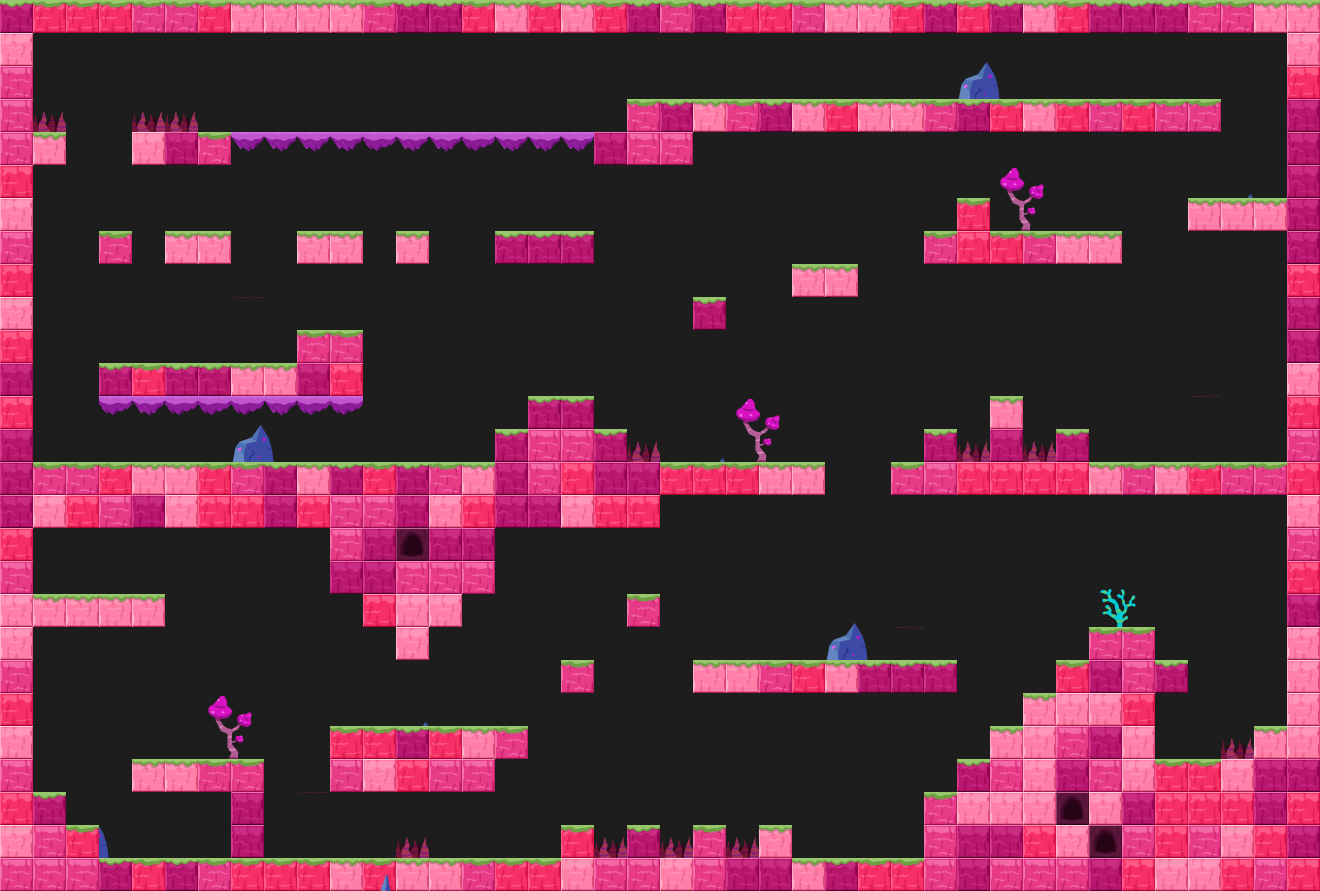

Rendered tile map (Tiled .tmx) drawn with the repository's tilesets; below, a short description and the map source with its tile grids summarised:
An orthogonal 40x27 tile map with 33x33 px tiles, 4 tile layers (bg, deco background, layout, deco foreground) and 107 objects (58x citrus.objects.platformer.box2d.Platform, 12x citrus.objects.CitrusSprite, 10x citrus.objects.platformer.box2d.Sensor, 10x space_digger.enemies.Spike, 8x space_digger.Seam, ...).

<map version="1.0" orientation="orthogonal" width="40" height="27" tilewidth="33" tileheight="33" backgroundcolor="#1d1d1d">
 <tileset firstgid="1" name="tileset_water" tilewidth="33" tileheight="33">
  <image source="../tilesets/tileset_water.png" width="297" height="132" />
  <tile id="12">
   <properties>
    <property name="" value="" />
   </properties>
  </tile>
 </tileset>
 <layer name="bg" width="40" height="27">
  <properties>
   <property name="group" value="0" />
  </properties>
  <data>[1080 cells, 0 non-empty, 0 distinct tile ids]</data>
 </layer>
 <layer name="deco background" width="40" height="27">
  <data>[1080 cells, 0 non-empty, 0 distinct tile ids]</data>
 </layer>
 <objectgroup color="#ffff00" name="animated decoration bg" width="40" height="27">
  <properties>
   <property name="group" value="0" />
  </properties>
  <object type="citrus.objects.CitrusSprite" x="934" y="25">
   <properties>
    <property name="view" value="Liana1_water" />
   </properties>
   <ellipse />
  </object>
  <object type="citrus.objects.CitrusSprite" x="751" y="684">
   <properties>
    <property name="view" value="Liana1_water" />
   </properties>
   <ellipse />
  </object>
  <object type="citrus.objects.CitrusSprite" x="1172" y="487">
   <properties>
    <property name="view" value="Liana1_water" />
   </properties>
   <ellipse />
  </object>
  <object type="citrus.objects.CitrusSprite" x="495" y="520">
   <properties>
    <property name="view" value="Liana1_water" />
   </properties>
   <ellipse />
  </object>
  <object type="citrus.objects.CitrusSprite" x="341" y="782">
   <properties>
    <property name="view" value="Liana1_water" />
   </properties>
   <ellipse />
  </object>
  <object type="citrus.objects.CitrusSprite" x="706" y="127">
   <properties>
    <property name="view" value="Liana3_water" />
   </properties>
   <ellipse />
  </object>
  <object type="citrus.objects.CitrusSprite" x="507" y="255">
   <properties>
    <property name="view" value="Liana3_water" />
   </properties>
   <ellipse />
  </object>
  <object type="citrus.objects.CitrusSprite" x="973" y="487">
   <properties>
    <property name="view" value="Liana3_water" />
   </properties>
   <ellipse />
  </object>
  <object type="citrus.objects.CitrusSprite" x="783" y="684">
   <properties>
    <property name="view" value="Liana3_water" />
   </properties>
   <ellipse />
  </object>
  <object type="citrus.objects.CitrusSprite" x="313" y="257">
   <properties>
    <property name="view" value="Liana2_water" />
   </properties>
   <ellipse />
  </object>
  <object type="citrus.objects.CitrusSprite" x="20" y="620">
   <properties>
    <property name="view" value="Liana2_water" />
   </properties>
   <ellipse />
  </object>
  <object name="sky" type="citrus.objects.CitrusSprite" x="644" y="-330" width="33" height="33">
   <properties>
    <property name="registration" value="center" />
    <property name="view" value="Sky_water" />
   </properties>
   <ellipse />
  </object>
 </objectgroup>
 <layer name="layout" width="40" height="27">
  <properties>
   <property name="group" value="2" />
  </properties>
  <data>[1080 cells, 382 non-empty, 12 distinct tile ids]</data>
 </layer>
 <layer name="deco foreground" width="40" height="27">
  <properties>
   <property name="group" value="2" />
  </properties>
  <data>[1080 cells, 56 non-empty, 19 distinct tile ids]</data>
 </layer>
 <objectgroup name="platforms" width="40" height="27">
  <properties>
   <property name="group" value="2" />
  </properties>
  <object type="citrus.objects.platformer.box2d.Platform" x="627" y="99" width="594" height="33" />
  <object type="citrus.objects.platformer.box2d.Platform" x="0" y="0" width="1320" height="33" />
  <object type="citrus.objects.platformer.box2d.Platform" x="1287" y="33" width="33" height="858" />
  <object type="citrus.objects.platformer.box2d.Platform" x="0" y="33" width="33" height="858" />
  <object type="citrus.objects.platformer.box2d.Platform" x="33" y="858" width="1254" height="33" />
  <object type="citrus.objects.platformer.box2d.Platform" x="33" y="462" width="627" height="66" />
  <object type="citrus.objects.platformer.box2d.Platform" x="660" y="462" width="165" height="33" />
  <object type="citrus.objects.platformer.box2d.Platform" x="891" y="462" width="396" height="33" />
  <object type="citrus.objects.platformer.box2d.Platform" x="330" y="726" width="165" height="66" />
  <object type="citrus.objects.platformer.box2d.Platform" x="495" y="726" width="33" height="33" />
  <object type="citrus.objects.platformer.box2d.Platform" x="132" y="759" width="132" height="33" />
  <object type="citrus.objects.platformer.box2d.Platform" x="231" y="792" width="33" height="66" />
  <object type="citrus.objects.platformer.box2d.Platform" x="33" y="792" width="33" height="66" />
  <object type="citrus.objects.platformer.box2d.Platform" x="66" y="825" width="33" height="33" />
  <object type="citrus.objects.platformer.box2d.Platform" x="33" y="594" width="132" height="33" />
  <object type="citrus.objects.platformer.box2d.Platform" x="561" y="660" width="33" height="33" />
  <object type="citrus.objects.platformer.box2d.Platform" x="627" y="594" width="33" height="33" />
  <object type="citrus.objects.platformer.box2d.Platform" x="693" y="660" width="264" height="33" />
  <object type="citrus.objects.platformer.box2d.Platform" x="561" y="825" width="33" height="33" />
  <object type="citrus.objects.platformer.box2d.Platform" x="627" y="825" width="33" height="33" />
  <object type="citrus.objects.platformer.box2d.Platform" x="693" y="825" width="33" height="33" />
  <object type="citrus.objects.platformer.box2d.Platform" x="759" y="825" width="33" height="33" />
  <object type="citrus.objects.platformer.box2d.Platform" x="924" y="792" width="33" height="66" />
  <object type="citrus.objects.platformer.box2d.Platform" x="957" y="759" width="33" height="66" />
  <object type="citrus.objects.platformer.box2d.Platform" x="990" y="726" width="33" height="66" />
  <object type="citrus.objects.platformer.box2d.Platform" x="1023" y="693" width="33" height="66" />
  <object type="citrus.objects.platformer.box2d.Platform" x="1056" y="660" width="33" height="66" />
  <object type="citrus.objects.platformer.box2d.Platform" x="1089" y="627" width="66" height="66" />
  <object type="citrus.objects.platformer.box2d.Platform" x="1155" y="660" width="33" height="33" />
  <object type="citrus.objects.platformer.box2d.Platform" x="1122" y="693" width="33" height="99" />
  <object type="citrus.objects.platformer.box2d.Platform" x="1155" y="759" width="132" height="33" />
  <object type="citrus.objects.platformer.box2d.Platform" x="1254" y="726" width="33" height="33" />
  <object type="citrus.objects.platformer.box2d.Platform" x="594" y="132" width="99" height="33" />
  <object type="citrus.objects.platformer.box2d.Platform" x="132" y="132" width="99" height="33" />
  <object type="citrus.objects.platformer.box2d.Platform" x="33" y="132" width="33" height="33" />
  <object type="citrus.objects.platformer.box2d.Platform" x="99" y="231" width="33" height="33" />
  </objectgroup>
 <objectgroup color="#ff5500" name="breakable blocks" width="40" height="27" />
 <objectgroup color="#5500ff" name="player &amp; exit" width="40" height="27">
  <!-- 37 objects omitted --></objectgroup>
 <objectgroup color="#00aa00" name="seams" width="40" height="27">
  <properties>
   <property name="view" value="Seam_water" />
  </properties>
  <!-- 34 objects omitted --></objectgroup>
 <objectgroup color="#ff0000" name="enemies" width="40" height="27">
  <properties>
   <property name="group" value="1" />
  </properties>
  <!-- 26 objects omitted --></objectgroup>
 <objectgroup color="#ff557f" name="enemy limits" width="40" height="27">
  <!-- 9 objects omitted --></objectgroup>
</map>
<!-- 59 of 107 objects omitted -->